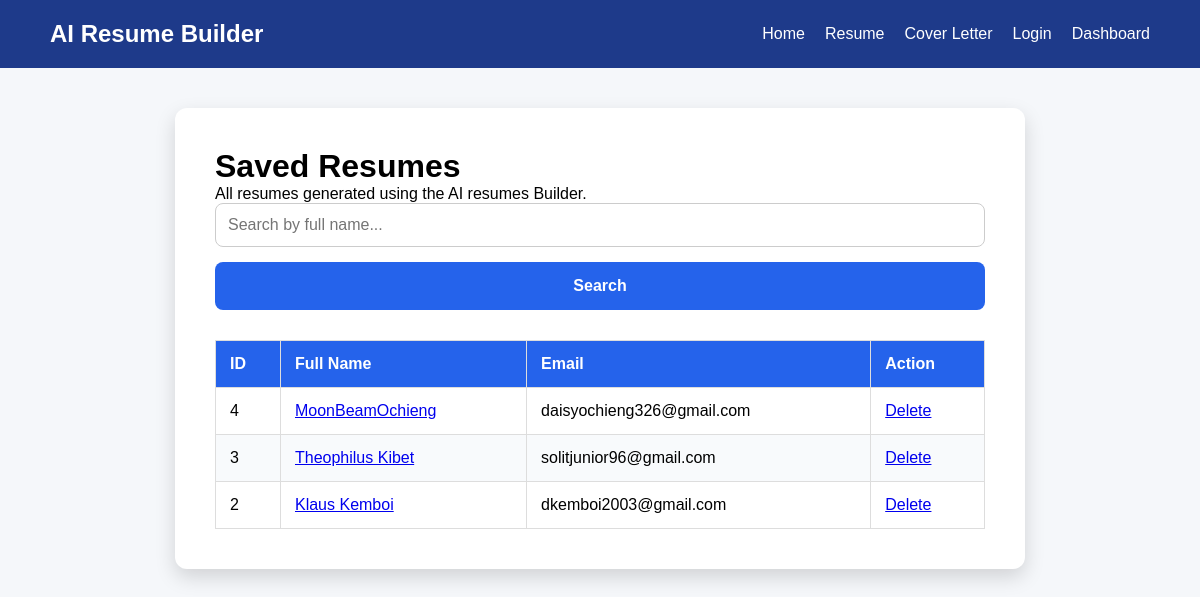
Page /dashboard on the earlier database version.
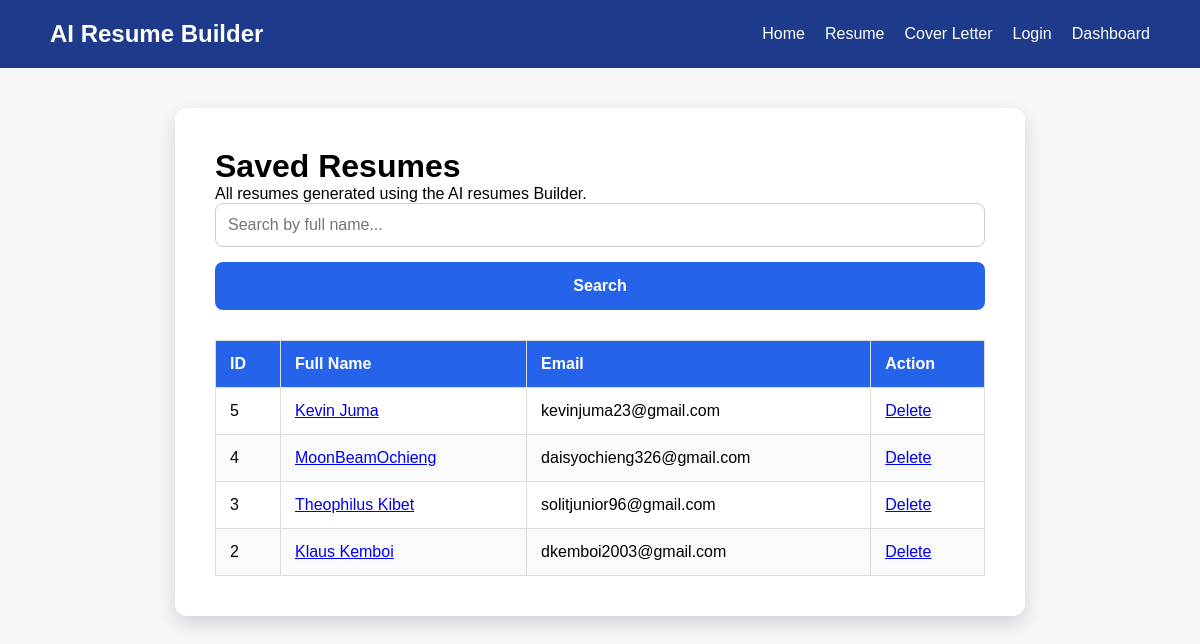
Same page on the later database version.
### tables this page shows
CREATE TABLE resumes(
            id INTEGER PRIMARY KEY AUTOINCREMENT,
            full_name TEXT,
            email TEXT,
            phone TEXT,
            education TEXT,
            skills TEXT,
            experience TEXT,
            summary TEXT
        );

### app.py (the view)
@app.route("/dashboard")
def dashboard():
    search_query = request.args.get("search", "")
    if search_query:
        resumes = search_resumes(search_query)
    else:
        resumes = get_all_resumes()
    return render_template(
        "dashboard.html",
        resumes=resumes,
        search_query=search_query
    )

### database/db.py (called while the page is built)
def get_all_resumes():
    conn = sqlite3.connect(DB_PATH)
    cursor = conn.cursor()
    cursor.execute("""
        SELECT id, full_name, email
        FROM resumes
        ORDER BY id DESC
    """)
    resumes = cursor.fetchall()
    conn.close()
    return resumes

### templates/dashboard.html
{%extends  "base.html" %}
{% block content %}
<div class="resume-preview">
    <h1>Saved Resumes</h1>
    <p>All resumes generated using the AI resumes Builder.</p>
    <form method="GET" action="{{ url_for('dashboard') }}" class="search-form">
    <input
        type="text"
        name="search"
        placeholder="Search by full name..."
        value="{{ search_query }}">
    <button type="submit">Search</button>
</form>
    <table class="dashboard-table">
        <thead>
            <tr>
                <th>ID</th>
                <th>Full Name</th>
                <th>Email</th>
                <th>Action</th>
            </tr>
        </thead>
        <tbody>
            {% for resume in resumes %}
            <tr>
                <td>{{ resume[0] }}</td>
                <td>
                    <a href="{{url_for('view_resume', resume_id = resume[0]) }}">{{ resume[1] }}</a>
                </td>
                <td>{{ resume[2] }}</td>
                <td>
                    <a href="{{ url_for('delete_resume_route', resume_id = resume[0]) }}"
                    onclick="return confirm('Are you sure you want to delete this resume?');">
                    Delete
                    </a>
                </td>
            </tr>
            {% endfor %}
        </tbody>
    </table>
</div>
{% endblock %}

Differences in the rows shown:
added resumes: id "5", full_name "Kevin Juma", email "kevinjuma23@gmail.com"
